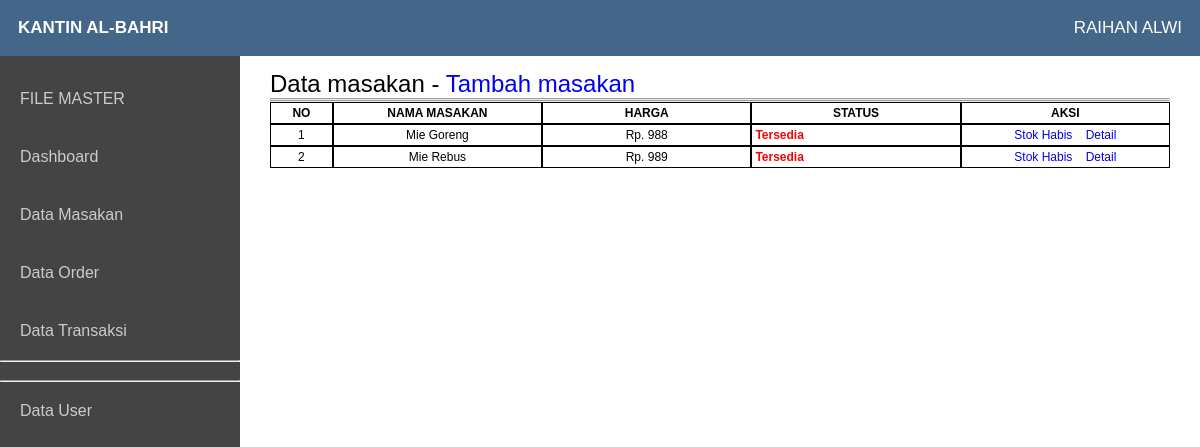
The page /praktek/?modul=masakan (signed in) on the database its author committed.
### tables this page shows
CREATE TABLE `masakan` (
  `id_masakan` int(11) NOT NULL,
  `nama_masakan` varchar(20) NOT NULL,
  `harga` int(10) NOT NULL,
  `status_masakan` varchar(10) NOT NULL
);

### praktek/app/masakan/masakan.php (the view, shortened to what this page needs)
<?php
	include 'config/koneksi.php';
?>
<table style="width: 100%;border-collapse: 0px;border-spacing: 0px;">
	<tr>
		<td>
			<span style="font-size: 24px;">Data masakan - <a href="?modul=masakan&aksi=add" style="text-decoration: none">Tambah masakan</a></span>
		</td>
	</tr>
	<tr>
		<td><hr></td>
	</tr>
	<tr>
		<td>
			<table style="width: 100%;border-collapse: 0px;border-spacing: 0px;">
				<thead>
					<tr>
						<th style="width: 3%;border: 1px solid #000;padding:3px;text-align: center;font-size: 12px;">NO</th>
						<th style="width: 10%;border: 1px solid #000;padding:3px;text-align: center;font-size: 12px;">NAMA MASAKAN</th>
						<th style="width: 10%;border: 1px solid #000;padding:3px;text-align: center;font-size: 12px;">HARGA</th>
						<th style="width: 10%;border: 1px solid #000;padding:3px;text-align: center;font-size: 12px;">STATUS</th>
						<th style="width: 10%;border: 1px solid #000;padding:3px;text-align: center;font-size: 12px;">AKSI</th>
					</tr>
				</thead>
				<tbody>
				<?php
					$no=1;
					$sql = mysqli_query($conn, "SELECT * FROM masakan");
					while ($rs=mysqli_fetch_array($sql)) {
						echo '
							<tr>
								<td style="border: 1px solid #000;padding: 3px;font-size: 12px;text-align: center;">'.$no.'</td>
								<td style="border: 1px solid #000;padding: 3px;font-size: 12px;text-align: center;">'.$rs['nama_masakan'].'</td>
								<td style="border: 1px solid #000;padding: 3px;font-size: 12px;text-align: center;">Rp. '.$rs['harga'].'</td>
								<td style="border: 1px solid #000;padding: 3px;font-size: 12px;">';
								if($rs['status_masakan']=='1')
										{
											echo '<b style="color:red">Tersedia</b>';
										}else{
											echo '<b> Stok Habis</b>';
										}
										echo '</td>
								<td style="border:1px solid #000;padding:3px;font-size: 12px;text-align: center;">';
										if($rs['status_masakan']=='1')
										{
											echo '<a href="?modul=masakan&stok='.$rs['id_masakan'].'" style="padding:5px;"> Stok Habis</a>
													<a href="?modul=masakan&aksi=detail&id='.$rs['id_masakan'].'" style="padding:5px;"> Detail</a>';
										}else{
											echo '
											<a href="?modul=order&aksi=stok&id='.$rs['id_order'].'" style="padding:5px;"> Stok Tersedia</a>
											<a href="?modul=order&aksi=detail&id='.$rs['id_order'].'" style="padding:5px;"> Detail</a>';
										}
									echo '
									</td>
							</tr>
						    ';
						    $no++;
					}
				?>
			</tbody>
			<tfoot>
				<tr colspan="7" style="text-align: left">
					<hr>
				</tr>
			</tfoot>
			</table>
		</td>
	</tr>
</table>

### praktek/asset/style.css (style rules this page uses)
* { margin:0;padding:0;font-family:arial }
a { text-decoration:none }

### rows shown on the page
masakan: nama_masakan "Mie Goreng", harga "988", status_masakan "Tersedia"
masakan: nama_masakan "Mie Rebus", harga "989", status_masakan "Tersedia"

### other values the page prints
$_SESSION['nama'] "RAIHAN ALWI"
